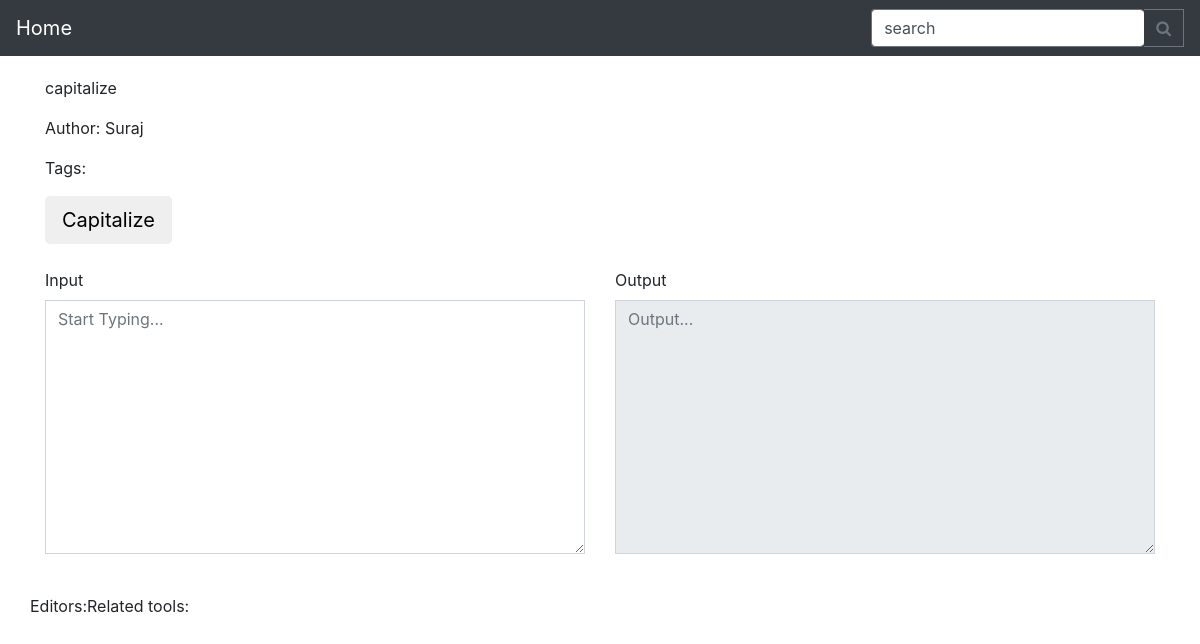
/t/Capitalize/, run on an earlier commit of the app's database.
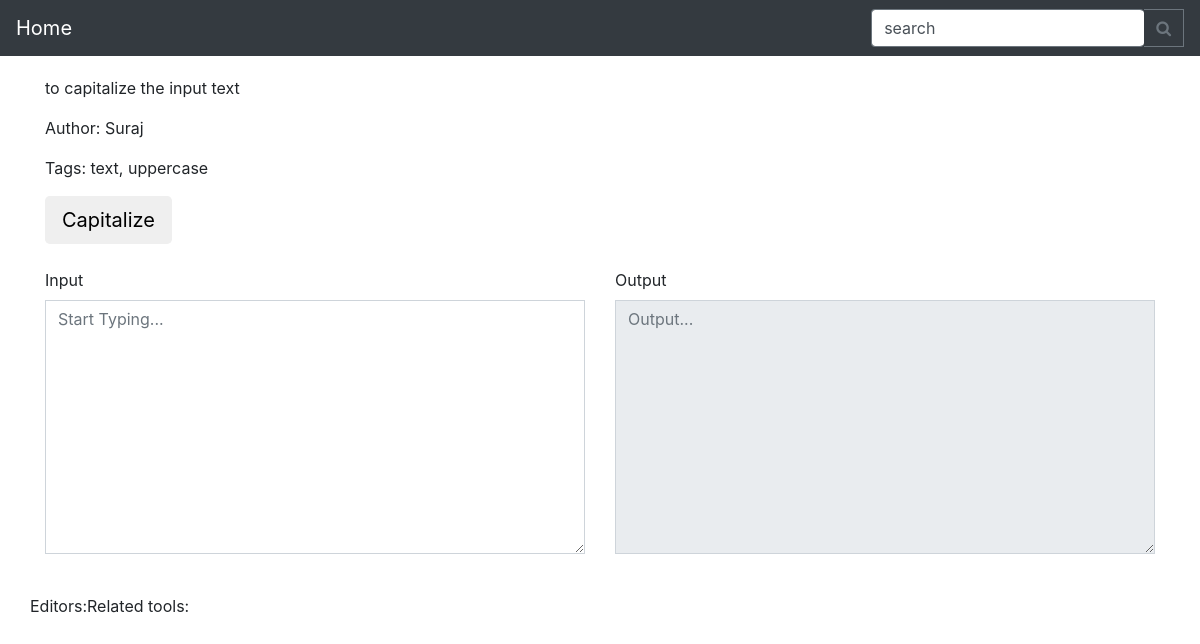
And on a later commit of the database.
### mainapp/models.py (models this page shows, shortened)
class Tool(models.Model):
    name = models.CharField(max_length=30)
    url_endpoint = models.CharField(max_length=30,blank=True)
    meta_description = models.TextField(blank=True)
    meta_title = models.CharField(max_length=30,blank=True  )
    long_description = models.TextField(blank=True)
    short_description = models.TextField(blank=True)
    category = models.CharField(max_length=50,blank=True,default='Uncategorized')
    image = models.FileField(blank=True,null=True,upload_to='tools')
    author = models.ForeignKey(UserProfile, on_delete=models.CASCADE,related_name='author_tool_set')
    editors = models.ManyToManyField(UserProfile, related_name='editors_tool_set',blank=True)
    tags = models.ManyToManyField(Tag,blank=True)
    template_name = models.CharField(max_length=30,blank=False)
    related_tools = models.ManyToManyField("self", blank=True)
    created_at = models.DateTimeField(auto_now_add=True)
    updated_at = models.DateTimeField(auto_now=True)

class UserProfile(models.Model):
    user = models.OneToOneField(User, on_delete=models.CASCADE)
    name = models.CharField(max_length=30)
    discourse = models.URLField(null=True, blank=True)
    about = models.TextField()
    profilepic = models.FileField(blank=True,null=True,upload_to='profile_pic')
    github =  models.URLField(null=True, blank=True)
    website = models.URLField(null=True,blank=True )

class Tag(models.Model):
    tag = models.CharField(max_length=30)
    def __str__(self):
        return self.tag

### mainapp/views.py (the view)
# urls.py: url(r'^t/(?P<tool_name>[^/]+)/$',views.tool,name='tool'),
def tool(request,tool_name):
    tool = get_object_or_404(models.Tool,url_endpoint__iexact=tool_name)
    context={'tool':tool}
    print(tool.tags.all())
    return render(request,'tools/{0}'.format(tool.template_name),context)

### templates/tools/capitalize.html (shortened to what this page needs)
{% extends "base.html" %}
{% load staticfiles %}
{% block head %}
<link rel="stylesheet" type="text/css"  href="{% static 'css/style.css' %}">
{% endblock %}
{% block content %}
<div class="container">
<div class="row">
<div class="col-sm-5">
    <p class="left">
    {{tool.short_description}}
    </p>
</div>
</div>
<div class="row">
  <div class="col-sm-5">
    <p>
    Author: {{tool.author.name}}
  </p>
  Tags:  {% for tag in tool.tags.all %}
        {% if forloop.last %}
          {{tag}}
        {% else %}
          {{tag}},
        {% endif %}
    {% endfor %}
  </div>
</div>
<div class="row">
  <div class="col-sm-5 col-sm-offset-5">
    <button type="button" class="btn btn-flat btn-lg " onclick="capitalize()">Capitalize</button>
  </div>
</div>
<br>
<div class="row">
  <div class="col-sm-6">
      <div class="form-group">
          <label for="inputtextarea">Input</label>
          <textarea class="form-control rounded-0" id="inputtextarea" rows="10" placeholder="Start Typing..."></textarea>
      </div>
  </div>
  <div class="col-sm-6">
    <div class="form-group">
        <label for="outputtextarea">Output</label>
        <textarea class="form-control rounded-0" id="outputtextarea" rows="10" placeholder="Output..." disabled></textarea>
    </div>
  </div>
</div>
<br>
<div class="row">
  <p>Editors:
  </p>
<p>Related tools:
</p>
</div>
</div>
{% endblock %}

### templates/base.html (shortened to what this page needs)
{% load staticfiles %}
<!DOCTYPE html>
<html>
<head>
    <link rel="stylesheet" type="text/css"  href="{% static 'css/style.css' %}">
  <link rel="stylesheet" href="https://maxcdn.bootstrapcdn.com/bootstrap/4.1.0/css/bootstrap.min.css">
  <link rel="stylesheet" href="https://cdnjs.cloudflare.com/ajax/libs/font-awesome/4.6.3/css/font-awesome.css"
 />
    {% block head %}
    {% endblock %}
    </head>
<body>
  <nav class="navbar navbar-expand-lg navbar-dark bg-dark ">
          <a class="navbar-brand" href="{% url 'home' %}">Home</a>
          <div class="collapse navbar-collapse" id="navbarsExample09">
            <form class="form-inline my-2 my-md-0 ml-auto">
              <div class="row no-gutters">
    <div class="col">
        <input class="form-control border-secondary border-right-0 rounded-left" type="search" value="search" id="example-search-input4">
    </div>
    <div class="col-auto">
        <button class="btn btn-outline-secondary border-left-0 rounded-0 rounded-right" type="button">
            <i class="fa fa-search"></i>
        </button>
    </div>
</div>
            </form>
          </div>
        </nav>
<div class="vertical-space">
</div>
   {% block content %}
   {% endblock content %}
</body>
</html>

### static/css/style.css (style rules this page uses)
.vertical-space { padding-bottom: 12px; }

What changed in the data, as far as the page shows it:
changed Tool "Suraj": short_description "capitalize" → "to capitalize the input text"
added Tag: tag "text"
added Tag: tag "uppercase"
